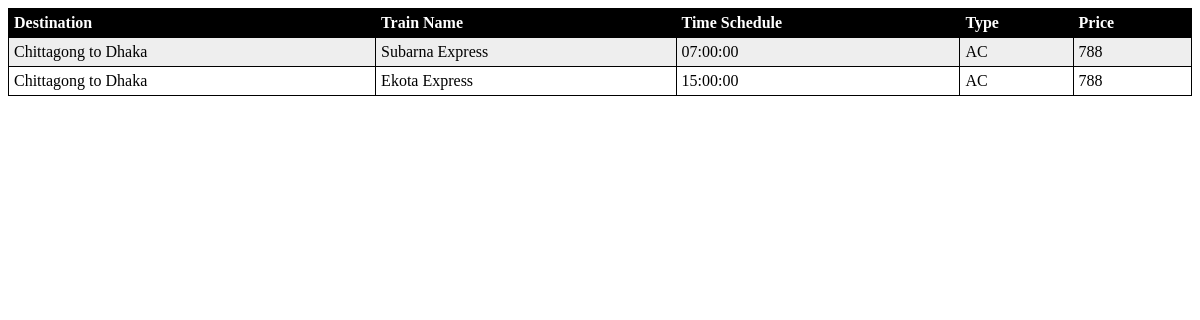
/train_departure_schedule.php, run on the app's committed database.
### tables this page shows
CREATE TABLE `trains` (
  `tid` int(3) NOT NULL,
  `tname` char(32) NOT NULL,
  `offday` char(10) DEFAULT NULL,
  `total_seats` int(4) NOT NULL
);

CREATE TABLE `log` (
  `lid` int(32) NOT NULL,
  `typeid` int(3) NOT NULL,
  `departure_sid` int(4) NOT NULL,
  `arrival_sid` int(4) NOT NULL,
  `departure_scheduled_time` time NOT NULL,
  `arrival_scheduled_time` time NOT NULL,
  `price` double DEFAULT NULL
);

CREATE TABLE `train_type` (
  `typeid` int(3) NOT NULL,
  `type` varchar(32) DEFAULT NULL,
  `tid` int(3) DEFAULT NULL,
  `seats` int(4) NOT NULL
);

### train_departure_schedule.php (the view)
<link href="/srijon/css/table_style.css" rel="stylesheet">
<body>
	<div class="container">
		<div class="row">
			<div class="col-sm-12">
				<div class="panel panel-success">
					<div class="panel-body text-center">
						<div class="row" style="margin-top: 5px;">
							<div class="col-sm-12">
								<table id="t01">
									<tr>
										<th>Destination</th>
										<th>Train Name</th>
										<th>Time Schedule</th>
										<th>Type</th>
										<th>Price</th>
									</tr>
									<?php
										$departure_schedule=mysql_query("SELECT *, concat(S1.sname,' to ',S2.sname) as Destination ,T.tname as 'Train Name',L.departure_scheduled_time as 'departure time' FROM `trains` T,`station` S1,`station` S2, `log` L, train_type tt WHERE tt.typeid=L.typeid and T.tid=tt.tid and S1.sid=L.departure_sid and S2.sid=L.arrival_sid;");
										while($res=mysql_fetch_assoc($departure_schedule)){
											echo '<tr>
													<td>'.$res["Destination"].'</td>
													<td>'.$res["Train Name"].'</td>
													<td>'.$res["departure time"].'</td>
													<td>'.$res["type"].'</td>
													<td>'.$res["price"].'</td>
												</tr>';
										}
									?>
								</table>
							</div>
						</div>
					</div>
				</div>
			</div>
		</div>
	</div>
</body>

### css/table_style.css (style rules this page uses)
table { width:100%; }
table, th, td { border: 1px solid black; border-collapse: collapse; }
th, td { padding: 5px; text-align: left; }
table#t01 tr:nth-child(even) { background-color: #eee; }
table#t01 tr:nth-child(odd) { background-color:#fff; }
table#t01 th { background-color: black; color: white; }

### data on the page
trains: Destination "Chittagong to Dhaka", tname "Subarna Express", log.departure_scheduled_time "07:00:00", train_type.type "AC", log.price "788"
trains: Destination "Chittagong to Dhaka", tname "Ekota Express", log.departure_scheduled_time "15:00:00", train_type.type "AC", log.price "788"
